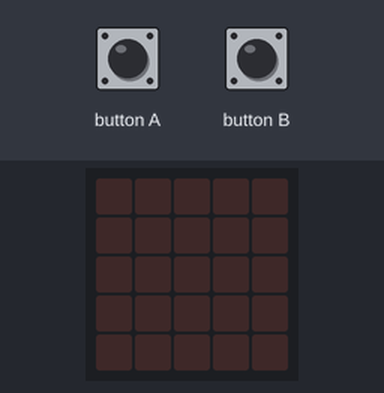
A program run on a simulated BBC micro:bit (MakeCode). Parts: the board's 5×5 LED display. Inputs (shaded band) come from the test bench.

Above: at 1.2 s.
1.3 s: button A pressed for 0.15 s
At 1.8 s:
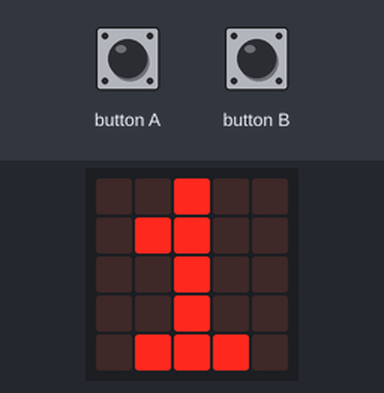
2.9 s: button B pressed for 0.15 s
At 4.3 s:
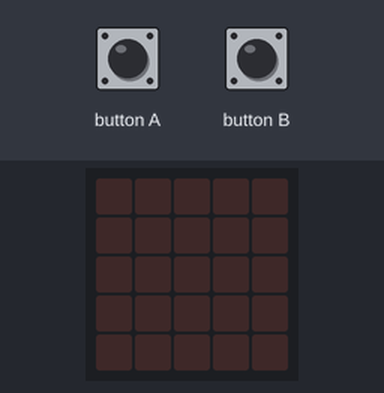
Timing chart, 0 to 5.9 s (numbered marks = the images above; inputs shaded):
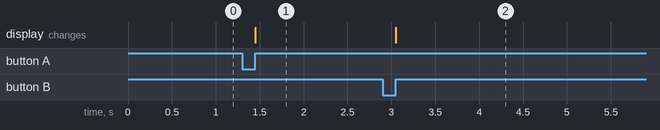

Measured:
- after the input at 1.3 s, the display: changes after 0.15 s (image 1)
- after the input at 2.9 s, the display: changes after 0.15 s (image 2)

The program:

main.ts
```typescript
/*Change the program so that it is able to take inputs for two intervals: [a,b] and [c,d]. Endpoints should be positive and whole numbers.
Write a function that determines if they overlap.
 */
input.onButtonPressed(Button.A, function () {
    i += 1
    basic.showNumber(i)
})
input.onButtonPressed(Button.B, function () {
    basic.clearScreen()
    interval.push(i)
    i = 0
})
let i = 0
let interval: number[] = []
interval = []
basic.forever(function () {

})
```

test.ts
```typescript
// test ender her, dette bliver ikke kompileret, når denne pakke bruges som en udvidelse.
```
